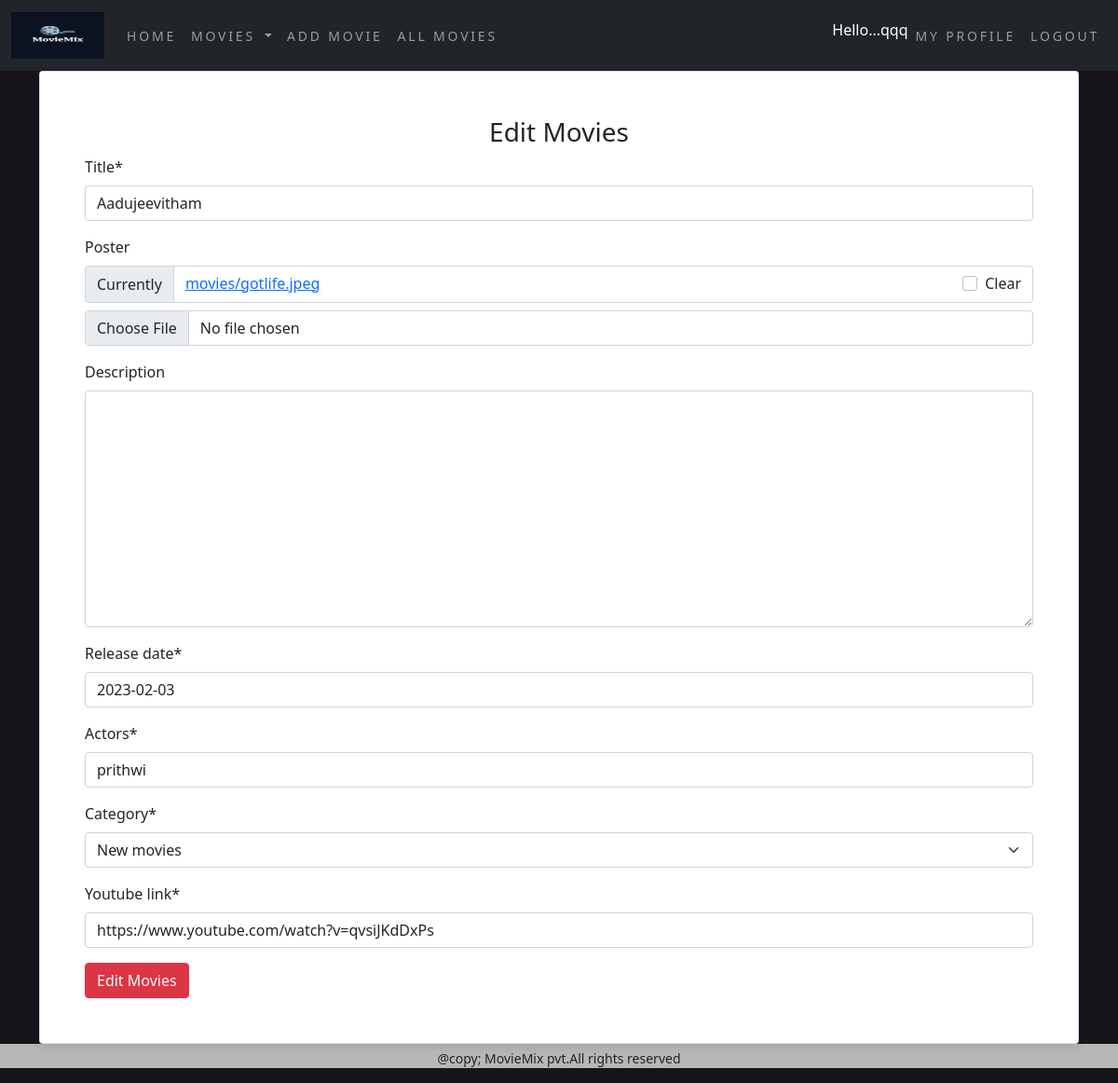
Page /edit_movie/2 (signed in) on the committed database.
### movie_app/models.py (models this page shows, shortened)
class Movies(models.Model):
    title = models.CharField(max_length=250, unique=True)
    slug = models.SlugField(max_length=250, unique=True)
    poster = models.ImageField(upload_to="movies", blank=True)
    description = models.TextField(blank=True)
    category = models.ForeignKey(Category, on_delete=models.CASCADE)
    release_date = models.DateField()
    available = models.BooleanField(default=True)
    actors=models.CharField(max_length=255)
    youtube_link=models.URLField()
    averageRating=models.FloatField(default=0)
    user = models.ForeignKey(User, on_delete=models.CASCADE,default=1)
    class Meta:
        ordering = ('title',)
        verbose_name = 'movie'
        verbose_name_plural = 'movies'

class Category(models.Model):
    title = models.CharField(max_length=250, unique=True)
    slug = models.SlugField(max_length=250, unique=True)
    class Meta:
            ordering = ('title',)
            verbose_name = 'category'
            verbose_name_plural = 'categories'
    def get_url(self):
        return reverse('movie_app:movie_by_category', args=[self.slug])
    def __str__(self):
        return '{}'.format(self.title)

### movie_app/views.py (the view)
# urls.py: path('edit_movie/<int:id>', views.edit_movie, name="edit_movie"),
def edit_movie(request,id):
    if request.user.is_authenticated:
        movies=Movies.objects.get(id=id)
        if request.user == movies.user or request.user.is_staff:
            form=MovieForm(request.POST or None, request.FILES,instance=movies)
            if form.is_valid():
                form.save()
                return redirect('movie_app:details',id)
            else:
                form=MovieForm(instance=movies)
            return render(request,'add_movie.html',{'form':form,'controller':'Edit Movies'})
        else:
            print("You can't edit this movie the movie")
            return redirect('movie_app:index')
    else:
        print("User is not authenticated")
        return redirect("accounts:login")

### movie_app/forms.py
class MovieForm(forms.ModelForm):
    class Meta:
        model=Movies
        fields = ['title', 'poster', 'description', 'release_date', 'actors', 'category', 'youtube_link']

### movie_app/context_processors.py (called while the page is built)
def menu_links(request):
    links=Category.objects.all()
    return dict(links=links)

### templates/add_movie.html (shortened to what this page needs)
{% extends 'base.html' %}
{% load crispy_forms_tags %}
{% block content %}
<div class="container">
    <div class="card p-5">
        <div class="card_body">
            <h3 class="text-center">{{ controller}}</h3>
             <form method="POST" enctype="multipart/form-data">
              {{ form|crispy }}
             <input type="submit" value="{{ controller }}" class="btn btn-danger">
            </form>
        </div>
    </div>
</div>
{% endblock %}

### templates/navbar.html (shortened to what this page needs)
{% load static %}
<nav class="navbar navbar-expand-lg navbar-dark bg-dark text-white">
  <div class="container-fluid">
    <a class="navbar-brand" href="/">
      <img src="{% static 'css/styles/images/MovieMix_logo.png' %}" alt="MovieSite Logo" width="100" height="50">
    </a>
    <div class="collapse navbar-collapse" id="navbarSupportedContent">
      <ul class="navbar-nav me-auto mb-2 mb-lg-0">
        <li class="nav-item">
          <a class="nav-link" href="{% url 'movie_app:index' %}">Home</a>
        </li>
        <li class="nav-item dropdown  {% if 'movie_app' in request.path %} active {% endif %}">
          <a class="nav-link dropdown-toggle" href="#" id="navbarDropdown" role="button" data-bs-toggle="dropdown" aria-expanded="false">
            Movies
          </a>
              <li class="nav-item">
          <a class="nav-link" href="{% url 'movie_app:add_movies' %}">Add Movie</a>
        </li>
        <li class="nav-item">
          <a class="nav-link" href="">All Movies</a>
        </li>
          </ul>
          <ul class="navbar-nav ml-auto">
            {% if user.is_authenticated %}
                  <li>Hello...{{user.username}}</li>
                <li class="nav-item">
                    <a class="nav-link" href=" {% url 'accounts:profile' %}">My Profile</a>
                  </li>
              <li class="nav-item">
                    <a class="nav-link" href="{% url 'accounts:logout' %}">Logout</a>
                  </li>
            {% endif %}
      </ul>
    </div>
  </div>
</nav>

### static/css/styles/custom.css (style rules this page uses)
body { font-family: 'Roboto', sans-serif; background-color: #18141c !important; }
.nav-item { letter-spacing: .2em; font-size:14px; text-transform:uppercase; }

### rows in the picture
Movies: title "Aadujeevitham", release_date "2023-02-03", actors "prithwi", category "New movies", youtube_link "https://www.youtube.com/watch?v=qvsiJKdDxPs"

### other values in the picture
{{ user.username }} "qqq"
{{ controller }} "Edit Movies"
